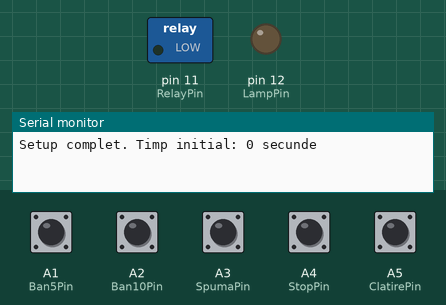
Recording of a sketch running on a simulated Arduino Uno, built with avr-gcc and run on an emulated ATmega328P. On the bench: switched loads named in the sketch (green lamp = pin HIGH), output pins drawn as LEDs (lit = HIGH), the last lines printed to the serial monitor. Inputs (shaded band) come from the test bench; at power-on: A1 (Ban5Pin), A2 (Ban10Pin), A3 (SpumaPin), A4 (StopPin), A5 (ClatirePin) HIGH.

Above: at 1.2 s.
1.3 s: A3 (SpumaPin) pulled LOW for 0.15 s
At 2.1 s:
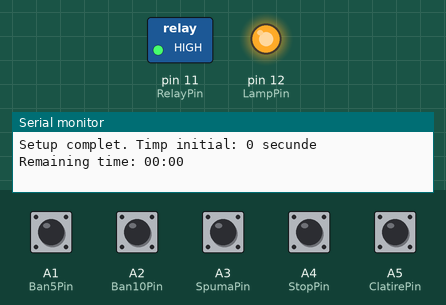
Timing chart, 0 to 6.9 s (numbered marks = the images above; inputs shaded):
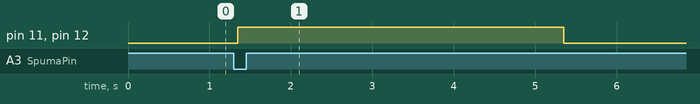

Measured:
- after the input at 1.3 s, pin 11 (RelayPin), pin 12 (LampPin): LOW → HIGH after 0.05 s, → LOW 4.0 s later

The sketch:

spalatoriemodbusfinalseptembrie2024.ino
```cpp
#include <ModbusMaster.h>
#include <Bounce2.h>
#include <SoftwareSerial.h>

// Configurare SoftwareSerial și ModbusMaster
SoftwareSerial mySerial(9, 10); // RX, TX pentru SoftwareSerial
ModbusMaster node;

const int Ban10Pin = A2;
const int Ban5Pin = A1;
const int RelayPin = 11;
const int LampPin = 12;
const int SpumaPin = A3;
const int StopPin = A4;
const int ClatirePin = A5;

unsigned long countBan5 = 0;
unsigned long countBan10 = 0;
unsigned long totalDuration = 0;
unsigned long remainingTime = 0;
unsigned long pausedTime = 0;
bool spumaActivated = false;
bool clatireActivated = false;
bool stopPressed = false;
bool colonVisible = true;
bool waitingForMoney = false; // Variabilă pentru a verifica dacă așteptăm bani

const unsigned long printInterval = 1000; // Intervalul pentru afișarea în consolă (3 secunde)
const unsigned long updateInterval = 1000; // Intervalul de actualizare a timpului (1 secundă)
unsigned long lastPrintTime = 0;
unsigned long lastTimeUpdate = 0;

Bounce debouncerBan5 = Bounce();
Bounce debouncerBan10 = Bounce();
Bounce debouncerSpuma = Bounce();
Bounce debouncerStop = Bounce();
Bounce debouncerClatire = Bounce();

void setup() {
  pinMode(Ban10Pin, INPUT_PULLUP);
  pinMode(Ban5Pin, INPUT_PULLUP);
  pinMode(RelayPin, OUTPUT);
  pinMode(LampPin, OUTPUT);
  pinMode(SpumaPin, INPUT_PULLUP);
  pinMode(StopPin, INPUT_PULLUP);
  pinMode(ClatirePin, INPUT_PULLUP);

  debouncerBan5.attach(Ban5Pin, INPUT_PULLUP);
  debouncerBan10.attach(Ban10Pin, INPUT_PULLUP);
  debouncerSpuma.attach(SpumaPin, INPUT_PULLUP);
  debouncerStop.attach(StopPin, INPUT_PULLUP);
  debouncerClatire.attach(ClatirePin, INPUT_PULLUP);

  debouncerBan5.interval(50);
  debouncerBan10.interval(50);
  debouncerSpuma.interval(50);
  debouncerStop.interval(50);
  debouncerClatire.interval(50);

  Serial.begin(9600);
  mySerial.begin(9600);
  node.begin(1, mySerial);

  Serial.println("Setup complet. Timp initial: 0 secunde");
}

void loop() {
  unsigned long currentMillis = millis();

  // Actualizare debouncere
  debouncerBan5.update();
  debouncerBan10.update();
  debouncerSpuma.update();
  debouncerStop.update();
  debouncerClatire.update();

  // Verificare butoane și actualizare
  banCounter();
  startProgramSpuma();
  startProgramClatire();
  stopProgram();

  // Actualizare timp și display
  if (currentMillis - lastTimeUpdate >= updateInterval) {
    if ((spumaActivated || clatireActivated) && remainingTime > 0) {
      remainingTime -= updateInterval;
      Serial.print("Remaining time: ");
      printTime(remainingTime);

      updateDisplay(remainingTime);
      displayColon();
    }
    lastTimeUpdate = currentMillis;
  }

  // Oprire lampa și dezactivare programe
  if (remainingTime == 0 && (spumaActivated || clatireActivated)) {
    digitalWrite(RelayPin, LOW);
    digitalWrite(LampPin, LOW);

    // Resetează contorii și variabilele
    if (spumaActivated || clatireActivated) {
      spumaActivated = false;
      clatireActivated = false;
      stopPressed = true; // Indică că timpul a expirat
      waitingForMoney = true; // Așteptăm bani pentru a reporni

      Serial.println("Timpul a expirat. Așteptăm bani pentru a reporni.");
      updateDisplay(remainingTime); // Afișează 00:00 pe display
      displayColon();
    }
  }
}

void banCounter() {
  if (debouncerBan5.fell()) {
    countBan5++;
    totalDuration += 240000; // 4 minute
    // Dacă programul este activ sau a fost oprit, adaugă timpul la remainingTime
    if (spumaActivated || clatireActivated || stopPressed) {
      remainingTime += 240000; // 4 minute
    } else {
      remainingTime = totalDuration; // Dacă programul nu este activ, sincronizează cu totalDuration
    }
    Serial.print("Ban5 apasat, total Ban5 count: ");
    Serial.println(countBan5);

    updateDisplay(remainingTime); // Actualizează display-ul cu timpul rămas
    displayColon();
  }

  if (debouncerBan10.fell()) {
    countBan10++;
    totalDuration += 480000; // 8 minute
    // Dacă programul este activ sau a fost oprit, adaugă timpul la remainingTime
    if (spumaActivated || clatireActivated || stopPressed) {
      remainingTime += 480000; // 8 minute
    } else {
      remainingTime = totalDuration; // Dacă programul nu este activ, sincronizează cu totalDuration
    }
    Serial.print("Ban10 apasat, total Ban10 count: ");
    Serial.println(countBan10);

    updateDisplay(remainingTime); // Actualizează display-ul cu timpul rămas
    displayColon();
  }
}

void startProgramSpuma() {
  // Protecție: permite activarea doar dacă nici Spuma, nici Clatire nu sunt active
  if (debouncerSpuma.fell() && !spumaActivated && !clatireActivated) {
    spumaActivated = true;
    remainingTime = (pausedTime > 0) ? pausedTime : totalDuration;
    pausedTime = 0;

    digitalWrite(RelayPin, HIGH);
    digitalWrite(LampPin, HIGH);

    Serial.print("Remaining time: ");
    printTime(remainingTime);

    updateDisplay(remainingTime);
    displayColon();
  }
}

void startProgramClatire() {
  // Protecție: permite activarea doar dacă nici Clatire, nici Spuma nu sunt active
  if (debouncerClatire.fell() && !clatireActivated && !spumaActivated) {
    clatireActivated = true;
    remainingTime = (pausedTime > 0) ? pausedTime : totalDuration;
    pausedTime = 0;

    digitalWrite(RelayPin, HIGH);
    digitalWrite(LampPin, HIGH);

    Serial.print("Remaining time: ");
    printTime(remainingTime);

    updateDisplay(remainingTime);
    displayColon();
  }
}

void stopProgram() {
  if (debouncerStop.fell()) {
    Serial.println("Program oprit.");
    digitalWrite(RelayPin, LOW);
    pausedTime = remainingTime;
    spumaActivated = false;
    clatireActivated = false;
    stopPressed = true;

    Serial.print("Timpul curent salvat: ");
    printTime(remainingTime);

    updateDisplay(remainingTime);
    displayColon();
  }
}

void printTime(unsigned long millisecs) {
  int minutes = millisecs / 60000;
  int seconds = (millisecs % 60000) / 1000;
  Serial.print((minutes < 10) ? "0" : "");
  Serial.print(minutes);
  Serial.print(":");
  Serial.print((seconds < 10) ? "0" : "");
  Serial.print(seconds);
  Serial.println("");
}

void updateDisplay(unsigned long timeMillis) {
  uint16_t displayValue = (timeMillis / 60000) * 100 + (timeMillis % 60000) / 1000;
  uint8_t result = node.writeSingleRegister(0x0000, displayValue);
  if (result != node.ku8MBSuccess) {
    Serial.print("Failed to update display. Error code: ");
    Serial.println(result);
  }
}

void displayColon() {
  uint8_t colonValue = colonVisible ? 0x02 : 0x00;
  uint8_t result = node.writeSingleRegister(0x0001, colonValue);
  if (result != node.ku8MBSuccess) {
    Serial.print("Failed to update colon visibility on Modbus. Error code: ");
    Serial.println(result);
  }
}
```
